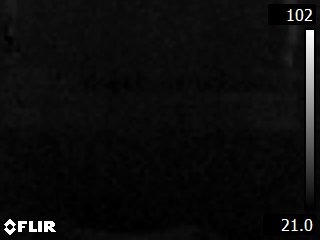
#> input picture temperature_data/Cooled/FLIR0254.jpg, 320 x 240 px; its folder holds only this picture in this run
$ python 20251019_image_analyze.py
#> lines starting #> are read from the running program, lines starting #| are printed output that depends on the picture
import numpy as np
import matplotlib.pyplot as plt
import cv2
from PIL import Image #python image library for exif data
from PIL.ExifTags import TAGS # for Exif tags

#import pytesseract # for OCR of min/max

import glob
#import os

# Get a list of all files ending with .jpg (case-insensitive) in the current directory
jpg_files = glob.glob("*.jpg") + glob.glob("*.JPG")

cold_temps = np.array([])
mid_temps = np.array([])
hot_temps = np.array([])
hotspot_temps = np.array([])
times = np.array([])
# Iterate through the list of JPG files
for file_name in jpg_files:
    print(f"Processing file: {file_name}")

    exif = Image.open(file_name)._getexif()
#> exif = 24 items
    for tag_id, value in exif.items():
        tag_name = TAGS.get(tag_id, tag_id)
        if tag_name == 'DateTimeOriginal':
            time = value
#> this loop made 24 passes
#> (tag_id, tag_name, time) on pass 14: (36867, 'DateTimeOriginal', '2025:11:04 11:36:36')
#> (tag_id, value, tag_name) on passes 1 to 6: (296, 2, 'ResolutionUnit'), (34665, 202, 'ExifOffset'), (271, 'FLIR Systems AB', 'Make'), (272, 'FLIR E4', 'Model'), (305, '2.11.0', 'Software'), (274, 1, 'Orientation')
    #print(time)
    #print(time[11:13])
    times = np.append(times,3600*int(time[11:13])+60*int(time[14:16])+int(time[17:19]))
#> times = [41796]


    # read image

    im = cv2.imread(file_name,cv2.IMREAD_GRAYSCALE)
#> im: shape (240, 320); min 0, max 255, mean 12.7
    # [6 lines of commented-out code are left out]
    xmin = 15
    xmax = 270
    ymin = 112
    ymax = 122

    xcalmin = 460
    xcalmax = 530
    ycalmin = 395
    ycalmax = 460

    # location of upper end of image scale
    xhotmin = 279
    xhotmax = 316
    yhotmin = 5
    yhotmax = 25

    # location of lower end of image scale
    xcoldmin = 278
    xcoldmax = 316
    ycoldmin = 216
    ycoldmax = 237
    # [10 lines of commented-out code are left out]
    avg_pixel=np.mean(im[ymin:ymax,xmin:xmax],axis=0)
#> avg_pixel = 255 values, max 15.9 at index 243, min 5.5 at index 166, mean 11.12
    #calibration = np.mean(im[ycalmin:ycalmax,xcalmin:xcalmax])
    config = '--oem 3 --psm 6 -c tessedit_char_whitelist=0123456789.'


    # [13 lines of commented-out code are left out]
    avg_temp = 21.0+(102.0-21.0)/255*(avg_pixel)
#> avg_temp = 255 values, max 26.05 at index 243, min 22.75 at index 166, mean 24.53
    avg_size = 3
    cold_spot = 19
    mid_spot = 150
    hotspot_spot = 220
    hot_spot = 254

    cold_temps = np.append(cold_temps,np.mean(avg_temp[(cold_spot-avg_size):(cold_spot+avg_size)]))
#> cold_temps = [25.42]
    mid_temps = np.append(mid_temps,np.mean(avg_temp[(mid_spot-avg_size):(mid_spot+avg_size)]))
#> mid_temps = [24.16]
    hotspot_temps = np.append(hotspot_temps,np.mean(avg_temp[(hotspot_spot-avg_size):(hotspot_spot+avg_size)]))#avg_temp[409]
#> hotspot_temps = [24.3]
    hot_temps = np.append(hot_temps,np.mean(avg_temp[(hot_spot-avg_size):(hot_spot+avg_size)]))#avg_temp[494]
#> hot_temps = [25.64]
    # [6 lines of commented-out code are left out]

    plt.plot(avg_temp)
    #plt.title
    #plt.bar(bins[:-1] - 0.5, counts, width=1, edgecolor='none')
    #plt.xlim([-0.5, 255.5])
plt.show()
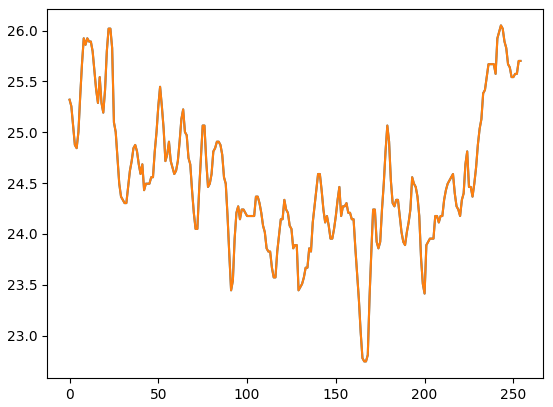
#> figure drawn by matplotlib, 1 panel; curve peaks at x = 243, y = 26.05; curve peaks at x = 243, y = 26.05
print(times)
#| [41796. 41796.]
tvals = times- np.min(times,axis=0)
#> tvals = [0, 0]

indexes = tvals.argsort()
#> indexes = [0, 1]

#return s[indexes], p[indexes]

#print(abstimes)
plt.plot(tvals[indexes],cold_temps[indexes],'.b')

plt.plot(tvals[indexes],mid_temps[indexes],'.g')
plt.plot(tvals[indexes],hot_temps[indexes],'.r')
plt.plot(tvals[indexes],hotspot_temps[indexes],'.k')
plt.show()
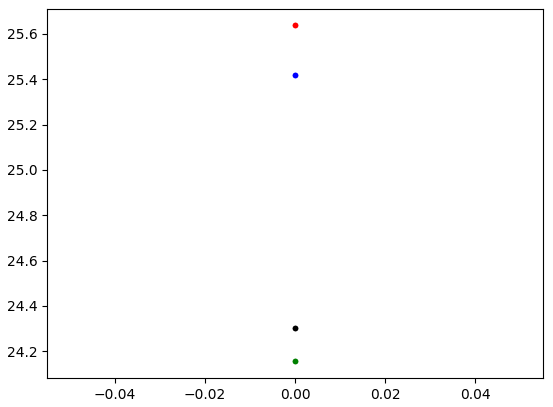
#> figure drawn by matplotlib, 1 panel
